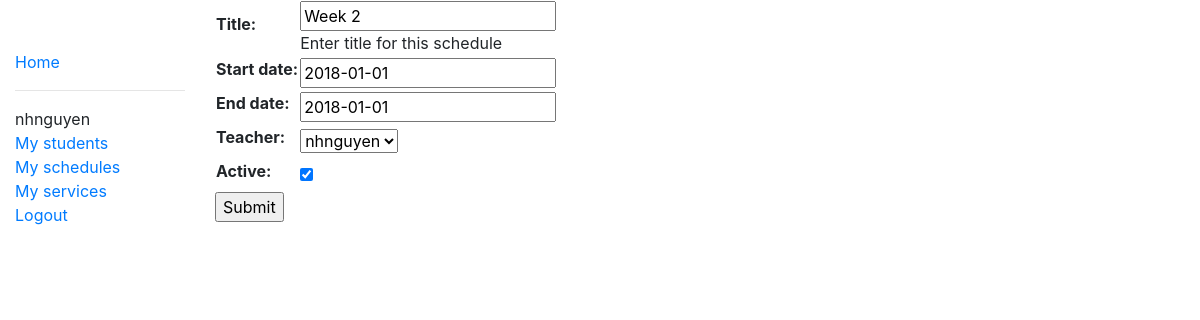
/app/schedule/2/updateschedule (signed in), run on an earlier commit of the app's database.
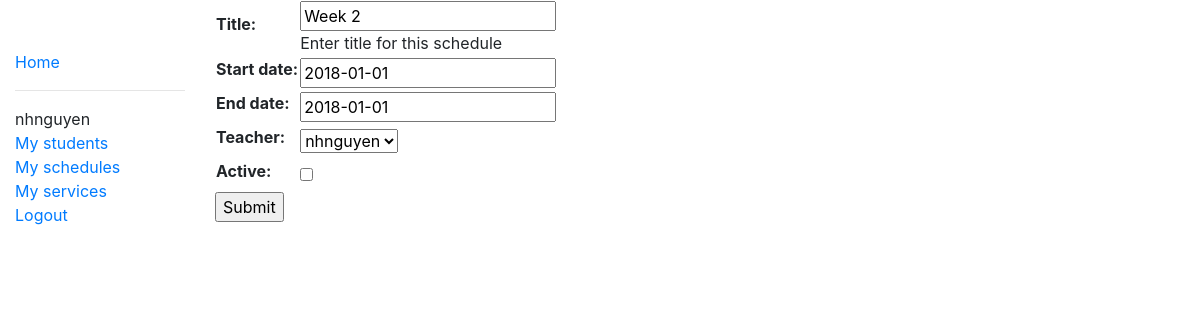
And on a later commit of the database.
### app/models.py (models this page shows, shortened)
class Schedule(models.Model):
    title = models.CharField(max_length=200, help_text='Enter title for this schedule')
    start_date = models.DateField(null=True, blank=True)
    end_date = models.DateField(null=True, blank=True)
    teacher = models.ForeignKey(User, on_delete=models.CASCADE, null=True)
    active = models.BooleanField(default=False)

### app/views.py (the view)
# urls.py: path('schedule/<int:pk>/updateschedule', staff_member_required(views.ScheduleUpdate.as_view()), name='update-schedule'),
class ScheduleUpdate(LoginRequiredMixin, UpdateView):
    login_url = '/accounts/login/'
    model = Schedule
    fields = '__all__'

### app/templates/app/schedule_form.html (shortened to what this page needs)
{% extends "base_template.html" %}
{% block content %}
    <form action="" method="post">
        <table>
            {{form.as_table}}
        </table>
        <input type="submit" value="Submit">
    </form>
{% endblock %}

What changed in the data, as far as the page shows it:
changed Schedule "Week 2": active "☑" → "☐"
